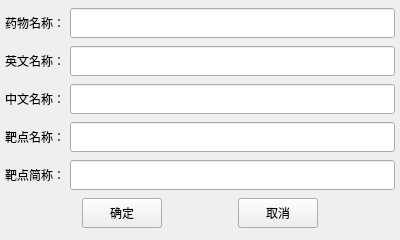
<?xml version="1.0" encoding="UTF-8"?>
<ui version="4.0">
 <class>Form</class>
 <widget class="QWidget" name="Form">
  <property name="geometry">
   <rect>
    <x>0</x>
    <y>0</y>
    <width>400</width>
    <height>240</height>
   </rect>
  </property>
  <property name="windowTitle">
   <string>靶点表</string>
  </property>
  <layout class="QVBoxLayout" name="verticalLayout">
   <property name="spacing">
    <number>0</number>
   </property>
   <property name="leftMargin">
    <number>5</number>
   </property>
   <property name="topMargin">
    <number>0</number>
   </property>
   <property name="rightMargin">
    <number>5</number>
   </property>
   <property name="bottomMargin">
    <number>0</number>
   </property>
   <item>
    <layout class="QHBoxLayout" name="horizontalLayout">
     <property name="spacing">
      <number>0</number>
     </property>
     <item>
      <widget class="QLabel" name="label">
       <property name="minimumSize">
        <size>
         <width>65</width>
         <height>0</height>
        </size>
       </property>
       <property name="styleSheet">
        <string notr="true">QLabel{
	font: 10pt &quot;微软雅黑&quot;;
}</string>
       </property>
       <property name="text">
        <string>药物名称：</string>
       </property>
      </widget>
     </item>
     <item>
      <widget class="QLineEdit" name="herb_name_lineEdit">
       <property name="minimumSize">
        <size>
         <width>0</width>
         <height>30</height>
        </size>
       </property>
       <property name="styleSheet">
        <string notr="true">QLineEdit{
	font: 10pt &quot;微软雅黑&quot;;
}</string>
       </property>
      </widget>
     </item>
    </layout>
   </item>
   <item>
    <layout class="QHBoxLayout" name="horizontalLayout_2">
     <item>
      <widget class="QLabel" name="label_2">
       <property name="minimumSize">
        <size>
         <width>65</width>
         <height>0</height>
        </size>
       </property>
       <property name="styleSheet">
        <string notr="true">QLabel{
	font: 10pt &quot;微软雅黑&quot;;
}</string>
       </property>
       <property name="text">
        <string>英文名称：</string>
       </property>
      </widget>
     </item>
     <item>
      <widget class="QLineEdit" name="english_name_lineEdit">
       <property name="minimumSize">
        <size>
         <width>0</width>
         <height>30</height>
        </size>
       </property>
       <property name="styleSheet">
        <string notr="true">QLineEdit{
	font: 10pt &quot;微软雅黑&quot;;
}</string>
       </property>
      </widget>
     </item>
    </layout>
   </item>
   <item>
    <layout class="QHBoxLayout" name="horizontalLayout_3">
     <item>
      <widget class="QLabel" name="label_3">
       <property name="minimumSize">
        <size>
         <width>65</width>
         <height>0</height>
        </size>
       </property>
       <property name="styleSheet">
        <string notr="true">QLabel{
	font: 10pt &quot;微软雅黑&quot;;
}</string>
       </property>
       <property name="text">
        <string>中文名称：</string>
       </property>
      </widget>
     </item>
     <item>
      <widget class="QLineEdit" name="chinese_name_lineEdit">
       <property name="minimumSize">
        <size>
         <width>0</width>
         <height>30</height>
        </size>
       </property>
       <property name="styleSheet">
        <string notr="true">QLineEdit{
	font: 10pt &quot;微软雅黑&quot;;
}</string>
       </property>
      </widget>
     </item>
    </layout>
   </item>
   <item>
    <layout class="QHBoxLayout" name="horizontalLayout_4">
     <item>
      <widget class="QLabel" name="label_4">
       <property name="minimumSize">
        <size>
         <width>65</width>
         <height>0</height>
        </size>
       </property>
       <property name="styleSheet">
        <string notr="true">QLabel{
	font: 10pt &quot;微软雅黑&quot;;
}</string>
       </property>
       <property name="text">
        <string>靶点名称：</string>
       </property>
      </widget>
     </item>
     <item>
      <widget class="QLineEdit" name="target_name_lineEdit">
       <property name="minimumSize">
        <size>
         <width>0</width>
         <height>30</height>
        </size>
       </property>
       <property name="styleSheet">
        <string notr="true">QLineEdit{
	font: 10pt &quot;微软雅黑&quot;;
}</string>
       </property>
      </widget>
     </item>
    </layout>
   </item>
   <item>
    <layout class="QHBoxLayout" name="horizontalLayout_5">
     <item>
      <widget class="QLabel" name="label_5">
       <property name="minimumSize">
        <size>
         <width>65</width>
         <height>0</height>
        </size>
       </property>
       <property name="styleSheet">
        <string notr="true">QLabel{
	font: 10pt &quot;微软雅黑&quot;;
}</string>
       </property>
       <property name="text">
        <string>靶点简称：</string>
       </property>
      </widget>
     </item>
     <item>
      <widget class="QLineEdit" name="target_commonname_lineEdit">
       <property name="minimumSize">
        <size>
         <width>0</width>
         <height>30</height>
        </size>
       </property>
       <property name="styleSheet">
        <string notr="true">QLineEdit{
	font: 10pt &quot;微软雅黑&quot;;
}</string>
       </property>
      </widget>
     </item>
    </layout>
   </item>
   <item>
    <layout class="QHBoxLayout" name="horizontalLayout_10">
     <item>
      <spacer name="horizontalSpacer_2">
       <property name="orientation">
        <enum>Qt::Horizontal</enum>
       </property>
       <property name="sizeHint" stdset="0">
        <size>
         <width>40</width>
         <height>20</height>
        </size>
       </property>
      </spacer>
     </item>
     <item>
      <widget class="QPushButton" name="pushButton">
       <property name="minimumSize">
        <size>
         <width>0</width>
         <height>30</height>
        </size>
       </property>
       <property name="styleSheet">
        <string notr="true">QPushButton{
	font: 12pt &quot;微软雅黑&quot;;
}</string>
       </property>
       <property name="text">
        <string>确定</string>
       </property>
      </widget>
     </item>
     <item>
      <spacer name="horizontalSpacer_4">
       <property name="orientation">
        <enum>Qt::Horizontal</enum>
       </property>
       <property name="sizeHint" stdset="0">
        <size>
         <width>40</width>
         <height>20</height>
        </size>
       </property>
      </spacer>
     </item>
     <item>
      <widget class="QPushButton" name="pushButton_2">
       <property name="minimumSize">
        <size>
         <width>0</width>
         <height>30</height>
        </size>
       </property>
       <property name="styleSheet">
        <string notr="true">QPushButton{
	font: 12pt &quot;微软雅黑&quot;;
}</string>
       </property>
       <property name="text">
        <string>取消</string>
       </property>
      </widget>
     </item>
     <item>
      <spacer name="horizontalSpacer_3">
       <property name="orientation">
        <enum>Qt::Horizontal</enum>
       </property>
       <property name="sizeHint" stdset="0">
        <size>
         <width>40</width>
         <height>20</height>
        </size>
       </property>
      </spacer>
     </item>
    </layout>
   </item>
  </layout>
 </widget>
 <resources/>
 <connections>
  <connection>
   <sender>pushButton</sender>
   <signal>clicked()</signal>
   <receiver>Form</receiver>
   <slot>edit_target_table()</slot>
   <hints>
    <hint type="sourcelabel">
     <x>97</x>
     <y>219</y>
    </hint>
    <hint type="destinationlabel">
     <x>-4</x>
     <y>213</y>
    </hint>
   </hints>
  </connection>
  <connection>
   <sender>pushButton_2</sender>
   <signal>clicked()</signal>
   <receiver>Form</receiver>
   <slot>cancel_edit_target_table()</slot>
   <hints>
    <hint type="sourcelabel">
     <x>307</x>
     <y>220</y>
    </hint>
    <hint type="destinationlabel">
     <x>407</x>
     <y>219</y>
    </hint>
   </hints>
  </connection>
 </connections>
 <slots>
  <slot>edit_userIfo()</slot>
  <slot>cancel_edit_userIfo()</slot>
  <slot>edit_target_table()</slot>
  <slot>cancel_edit_target_table()</slot>
 </slots>
</ui>
